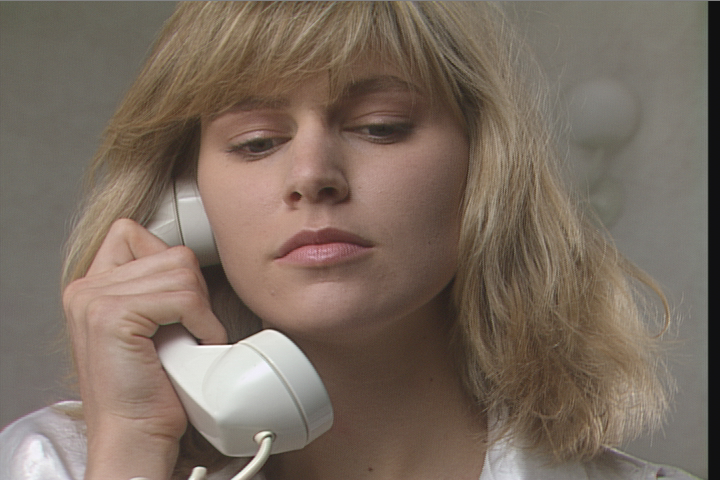
#> input picture lab2/images/susie_col.png, 720 x 480 px
$ python task2.py
#> lines starting #> are read from the running program, lines starting #| are printed output that depends on the picture
import cv2
import numpy as np
import matplotlib.pyplot as plt

image = cv2.imread("images/susie_col.png")
#> image is the input picture: shape (480, 720, 3); mean B, G, R 95.6, 107.9, 122.9
ycrcb = cv2.cvtColor(image, cv2.COLOR_BGR2YCrCb)
#> ycrcb: shape (480, 720, 3); mean of channels 0, 1, 2 110.9, 136.5, 119.3
ycrcb[:, :, 0] = cv2.equalizeHist(ycrcb[:, :, 0])
#> ycrcb: shape (480, 720, 3); mean of channels 0, 1, 2 126.9, 136.5, 119.3
image_eq = cv2.cvtColor(ycrcb, cv2.COLOR_YCrCb2BGR)
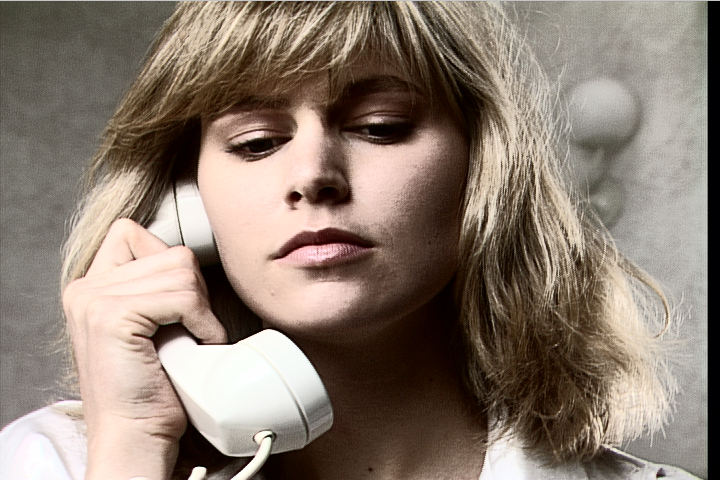
#> image_eq: shape (480, 720, 3); mean B, G, R 111.8, 123.9, 138.5
cv2.imwrite("images/susie_col_eq.png", image_eq)

orig_ycrcb = cv2.cvtColor(image, cv2.COLOR_BGR2YCrCb)
eq_ycrcb = cv2.cvtColor(image_eq, cv2.COLOR_BGR2YCrCb)
#> eq_ycrcb: shape (480, 720, 3); mean of channels 0, 1, 2 126.9, 136.3, 119.5

plt.figure(figsize=(10, 4))
plt.subplot(1, 2, 1)
plt.title("Y before")
plt.hist(orig_ycrcb[:, :, 0].ravel(), bins=256, range=(0, 256))
plt.subplot(1, 2, 2)
plt.title("Y after")
plt.hist(eq_ycrcb[:, :, 0].ravel(), bins=256, range=(0, 256))
plt.tight_layout()
plt.show()
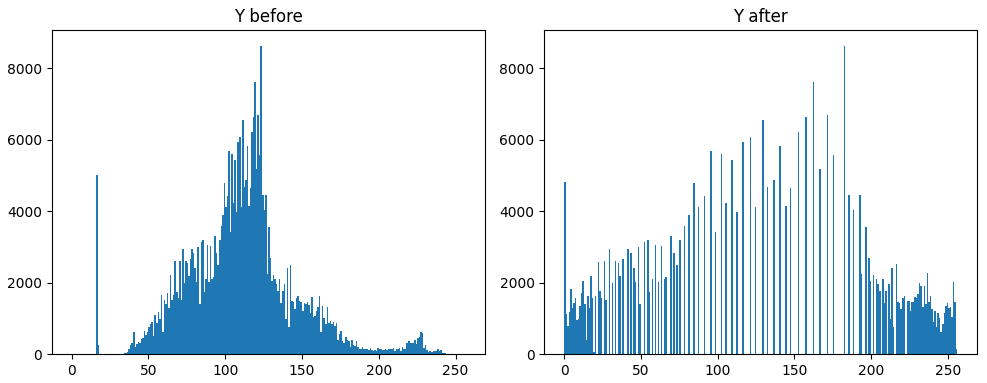
#> figure drawn by matplotlib, 2 panels; panel 1: tallest bar 8625 high, from x = 123 to 124; panel 2: tallest bar 8625 high, from x = 182 to 183
